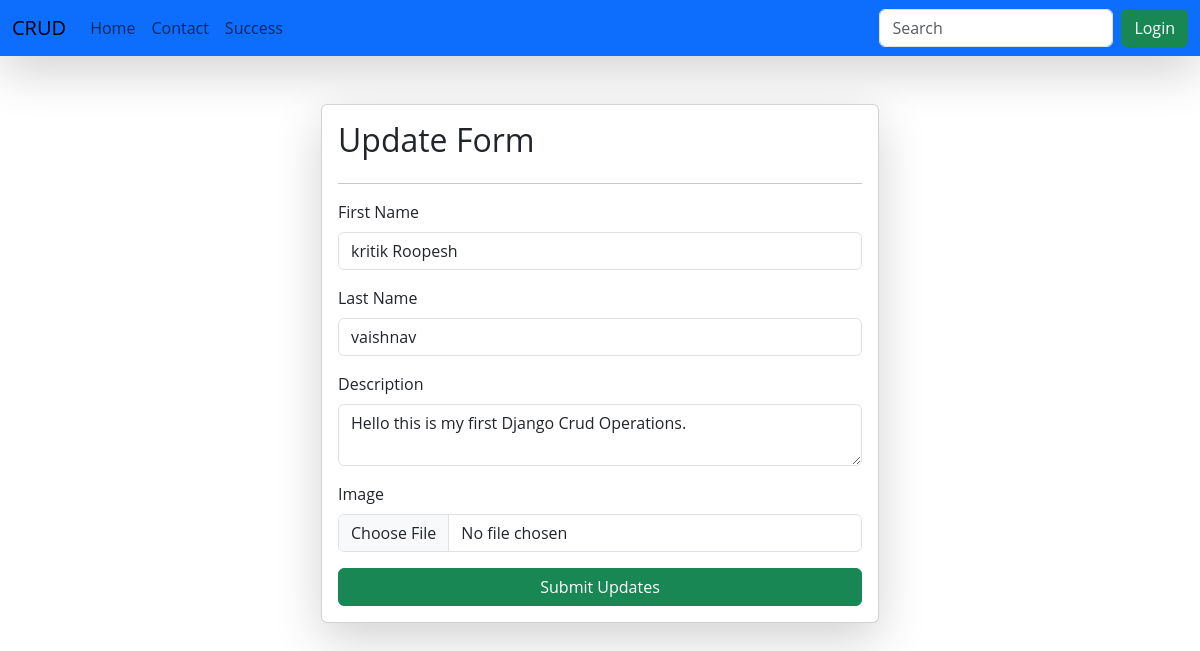
The page /update-resume/17/ on the database its author committed.
### resume/models.py (models this page shows)
class Resume(models.Model):
    user = models.ForeignKey(User, on_delete= models.SET_NULL, null = True, blank = True)
    f_name = models.CharField(max_length=25)
    l_name = models.CharField(max_length=25)
    desc = models.TextField()
    image = models.ImageField(upload_to='images')

### resume/views.py (the view, shortened to what this page needs)
# urls.py: path('update-resume/<id>/', update_resume, name='update_resume'),
def update_resume(request,id):
    queryset = Resume.objects.get(id = id)
    context = {'resume': queryset}
    return render(request, 'update.html',context)

### resume/templates/update.html (shortened to what this page needs)
{% extends "base.html" %}
{% block start %}
<div class="container mt-5">
    <form class="col-6 mx-auto card shadow-lg p-3" method="post" enctype="multipart/form-data">
        <h2>Update Form </h2>
        <hr>
        <div class="mb-3">
            <label for="exampleInputEmail1" class="form-label"> First Name </label>
            <input type="text" value = "{{resume.f_name}}" class="form-control" name="f_name" required>
        </div>
        <div class="mb-3">
            <label for="exampleInputEmail1" class="form-label"> Last Name </label>
            <input type="text" value = {{resume.l_name}} class="form-control" name="l_name" required>
        </div>
        <div class="mb-3">
            <label for="exampleInputPassword1" class="form-label"> Description </label>
            <textarea type="textarea" class="form-control" name="desc" required>{{resume.desc}}</textarea>
        </div>
        <div class="mb-3">
            <label class="form-label" for="exampleCheck1"> Image </label>
            <input type="file" class="form-control" name="image">
        </div>
        <button type="submit" class="btn btn-primary btn-success">Submit Updates </button>
    </form>
</div>
{% endblock %}

### home/templates/base.html (style rules this page uses)
* { font-family: "Open Sans", sans-serif; font-optical-sizing: auto; font-variation-settings: "wdth" 100; }

### rows shown on the page
Resume: f_name "kritik Roopesh", l_name "vaishnav", desc "Hello this is my first Django Crud Operations."
